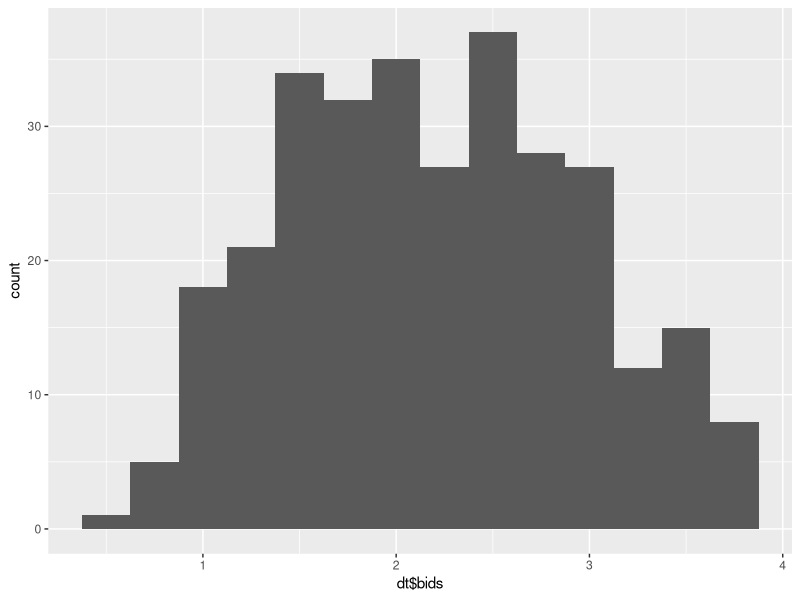
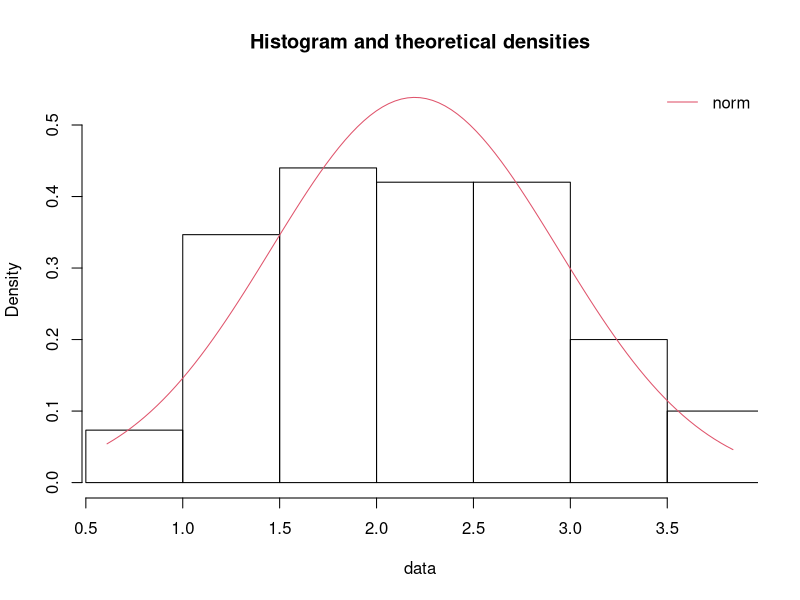
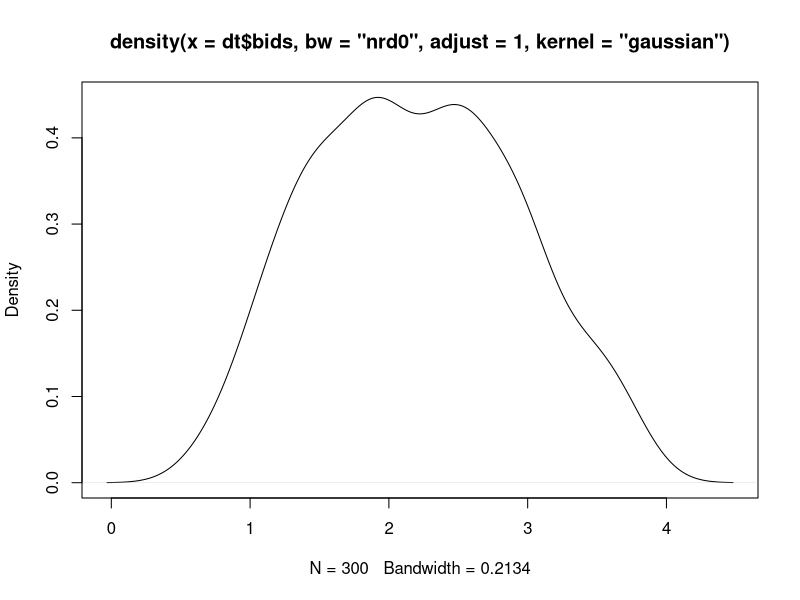
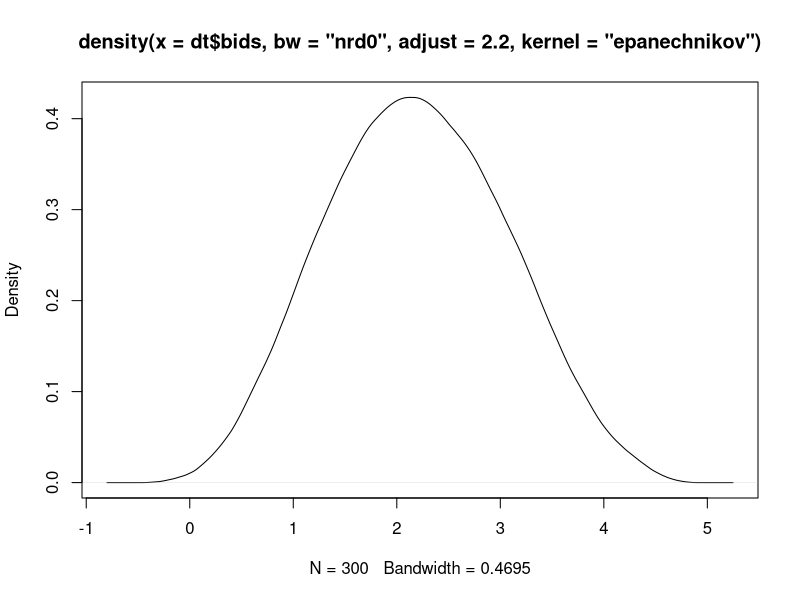

Here is the R script that generated these plots, in order: (Note: this script raises an error after producing the figures.)
## ---- chunk 1
knitr::opts_chunk$set(echo = TRUE)
## ---- chunk 2
library(tidyverse)
library(fitdistrplus) # to use function fitdist
library(spatstat) # to use function CDF

dt <- read_csv("bids1.csv", col_names = c("bids"))
ggplot (data = dt, aes(dt$bids)) + geom_histogram(binwidth = 0.25)
## ---- chunk 3
fit.normal <- fitdist(dt$bids, "norm") 
denscomp(fit.normal)
## ---- chunk 4
fhat.1b <- density(dt$bids, bw="nrd0", adjust = 1,
        kernel = "gaussian")
plot(fhat.1b)
## ---- chunk 5
fhat.1c <- density(dt$bids, bw="nrd0", adjust = 2.2,
                   kernel = "epanechnikov") 
plot(fhat.1c)
## ---- chunk 6
bids <- dt$bids
X = bids
G <- function(h){
  fhat=Vectorize(function(x) density(X,from=x,to=x,n=1,bw=h,kernel = "epanechnikov")$y)
  fhati=Vectorize(function(i) density(X[-i],from=X[i],to=X[i],n=1,bw=h,kernel = "epanechnikov")$y)
  F=fhati(1:length(X))
  return(integrate(function(x) fhat(x)^2,-Inf,Inf)$value-2*mean(F))  
}
vx=seq(.15,.5,by=.01)
vy=Vectorize(G)(vx)
df=data.frame(vx,vy)

qplot(vx,vy,geom="line",data=df)
h.cv<- optimize(G,interval=c(.1,1))
## ---- chunk 7
data <- as.data.frame(bids)
ggplot(data,aes(bids))  + geom_histogram(aes(y = stat(density))) +
  geom_line(stat = "density",bw = "nrd0", aes(col = 'Gaussian-Plug in')) +
  geom_line(stat = "density", bw = "nrd0", adjust = 2.2,
            kernel = "epanechnikov", aes(col = 'Epanechnikov-Plug in')) + 
  geom_line(stat = "density", bw = h.cv$minimum,
            kernel = "epanechnikov", aes(col = 'Epanechnikov-LSCV')) +
  geom_line(stat = 'function', fun = dnorm, 
            args = as.list(fit.normal$estimate), aes(col = 'Normal')) +
  scale_color_manual(name = 'Kernel and Bandwidth Choice', 
                     values = c('darkviolet', 'seagreen', 'darkturquoise','darkgoldenrod3'))
## ---- chunk 8
n = 3
fhat.4 <- function(x) density(dt$bids, from=x, to=x, n=1, bw=h.cv$minimum, adjust = 1,
                   kernel = "epanechnikov")$y
fhat.4.pdf <- density(dt$bids, bw=h.cv$minimum, adjust = 1,
                   kernel = "epanechnikov")
Fhat.4 <- CDF(fhat.4.pdf)
vhat <- bids + Fhat.4(bids) / ((n-1)*sapply(bids,fhat.4))
## ---- chunk 9
vhat_pdf <- density(vhat, bw="nrd0", adjust = 2.2,
                   kernel = "epanechnikov") 
plot(vhat_pdf)
## ---- chunk 10
data.6 <- as.data.frame(vhat)
ggplot(data.6,aes(vhat))  + geom_histogram(aes(y = stat(density)), bins=22) +
  geom_line(stat = "density", bw = "nrd0", adjust = 2.2,
            kernel = "epanechnikov", aes(col = 'epanechnikov, adjust=2.2')) +
  geom_line(stat = 'function', fun = dlnorm, args = list(meanlog = 1, sdlog = 0.5),
            aes(col = 'hypothetic lognormal')) +
  geom_line(stat = "density", bw = "nrd0", adjust = 1,
            kernel = "epanechnikov", aes(col = 'epanechnikov, adjust=1')) +
  geom_line(stat = "density", bw = "nrd0", adjust = 1,
            kernel = "gaussian", aes(col = 'gaussian')) +  
  scale_color_manual(name = 'Density', 
                     values = c('darkviolet', 'seagreen', 'darkturquoise','darkgoldenrod3'))
## ---- chunk 11
fit.lognormal <- fitdist(vhat, "lnorm") 
mu <- fit.lognormal$estimate[1]
sigma <- fit.lognormal$estimate[2]
## ---- chunk 12
fun.bid <- function(valuation, bidder, mu, sigma) {
  Fval = function(v) plnorm(v, meanlog = mu, sdlog = sigma)
  b = valuation - (1/ Fval(valuation)^(bidder - 1))*
    integrate(function(x) Fval(x)^(bidder - 1), 0, valuation)$value 
  return(b)
}
## ---- chunk 13
L <- 100
M <- 100
set.seed(420)
fun.win <- function(bidder,bs="FALSE"){
  if (bs=="TRUE") {
    simVal <- sample(vhat, bidder*L, replace = TRUE)
    simBid <- mapply(fun.bid, simVal, bidder, mu, sigma)
  }
  else {
    simVal <- rlnorm(bidder*L, meanlog = mu, sdlog = sigma)
    simBid <- mapply(fun.bid, simVal, bidder, mu, sigma)
  }
  return(matrix(simBid,ncol=100))
}
# when bs is set to true, v are drawn from vhat
simBid3 <- replicate(M,fun.win(3, bs="TRUE")) 
simBid4 <- replicate(M,fun.win(4, bs="TRUE"))
## ---- chunk 14
win3 <- colMeans(apply(simBid3,2:3,max))
win4 <- colMeans(apply(simBid4,2:3,max))
theta <- win4 - win3
## ---- chunk 15
fit.normal.theta <- fitdist(theta, "norm")
mu.theta <- fit.normal.theta$estimate[1]
sig.theta <- fit.normal.theta$estimate[2]
error <- qnorm(0.975)*sig.theta/sqrt(length(theta))
left <- mu.theta - error
right <- mu.theta + error
cat("The 95% confidence interval is [",left, "," ,right,"].")
